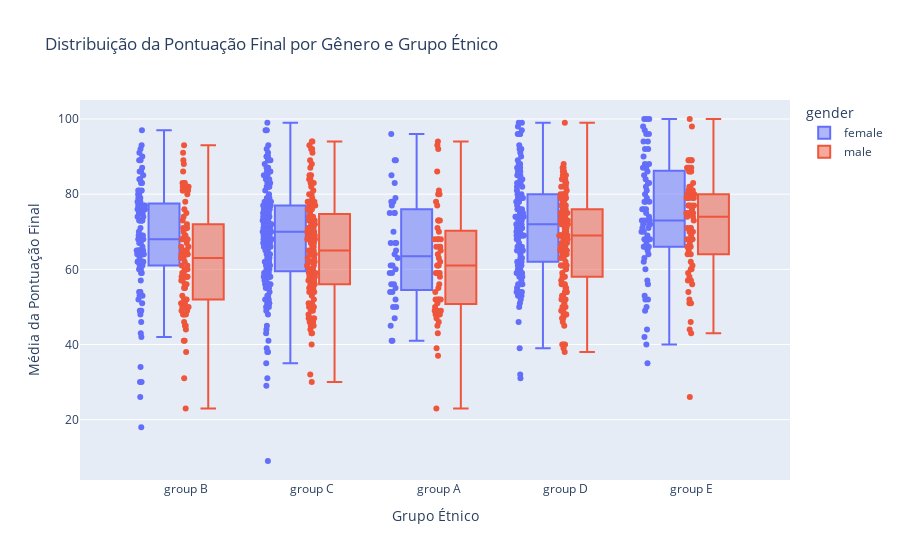

The notebook cell saved with this chart:
### Markdown cell above
Também é possível perceber que a média para as mulheres é maior que a média para os homens quando comparamos os dois grupos e olhando para o resultado final apresentado na disciplina de matemática.

### Code cell
fig = px.box(df, x="race_ethnicity", y="final_score_avg", color="gender",
             title="Distribuição da Pontuação Final por Gênero e Grupo Étnico",
             labels={"race_ethnicity": "Grupo Étnico", "final_score_avg": "Média da Pontuação Final"},
             points="all")  # Adiciona pontos individuais ao box plot

fig.show()

### Figure 1 — Plotly figure (JSON) as saved in the notebook; plotly's stock layout.template omitted (floating-point values rounded to 4 significant figures; data arrays with more than 128 entries replaced by an {"elided": "..."} marker saying what was removed)
{"data": [{"alignmentgroup": "True", "boxpoints": "all", "hovertemplate": "gender=female<br>Grupo Étnico=%{x}<br>Média da Pontuação Final=%{y}<extra></extra>", "legendgroup": "female", "marker": {"color": "#636efa"}, "name": "female", "notched": false, "offsetgroup": "female", "orientation": "v", "showlegend": true, "type": "box", "x": {"elided": "518 str values"}, "x0": " ", "xaxis": "x", "y": {"elided": "518 int values"}, "y0": " ", "yaxis": "y"}, {"alignmentgroup": "True", "boxpoints": "all", "hovertemplate": "gender=male<br>Grupo Étnico=%{x}<br>Média da Pontuação Final=%{y}<extra></extra>", "legendgroup": "male", "marker": {"color": "#EF553B"}, "name": "male", "notched": false, "offsetgroup": "male", "orientation": "v", "showlegend": true, "type": "box", "x": {"elided": "482 str values"}, "x0": " ", "xaxis": "x", "y": {"elided": "482 int values"}, "y0": " ", "yaxis": "y"}], "layout": {"boxmode": "group", "legend": {"title": {"text": "gender"}, "tracegroupgap": 0}, "title": {"text": "Distribuição da Pontuação Final por Gênero e Grupo Étnico"}, "xaxis": {"anchor": "y", "domain": [0, 1], "title": {"text": "Grupo Étnico"}}, "yaxis": {"anchor": "x", "domain": [0, 1], "title": {"text": "Média da Pontuação Final"}}}}
